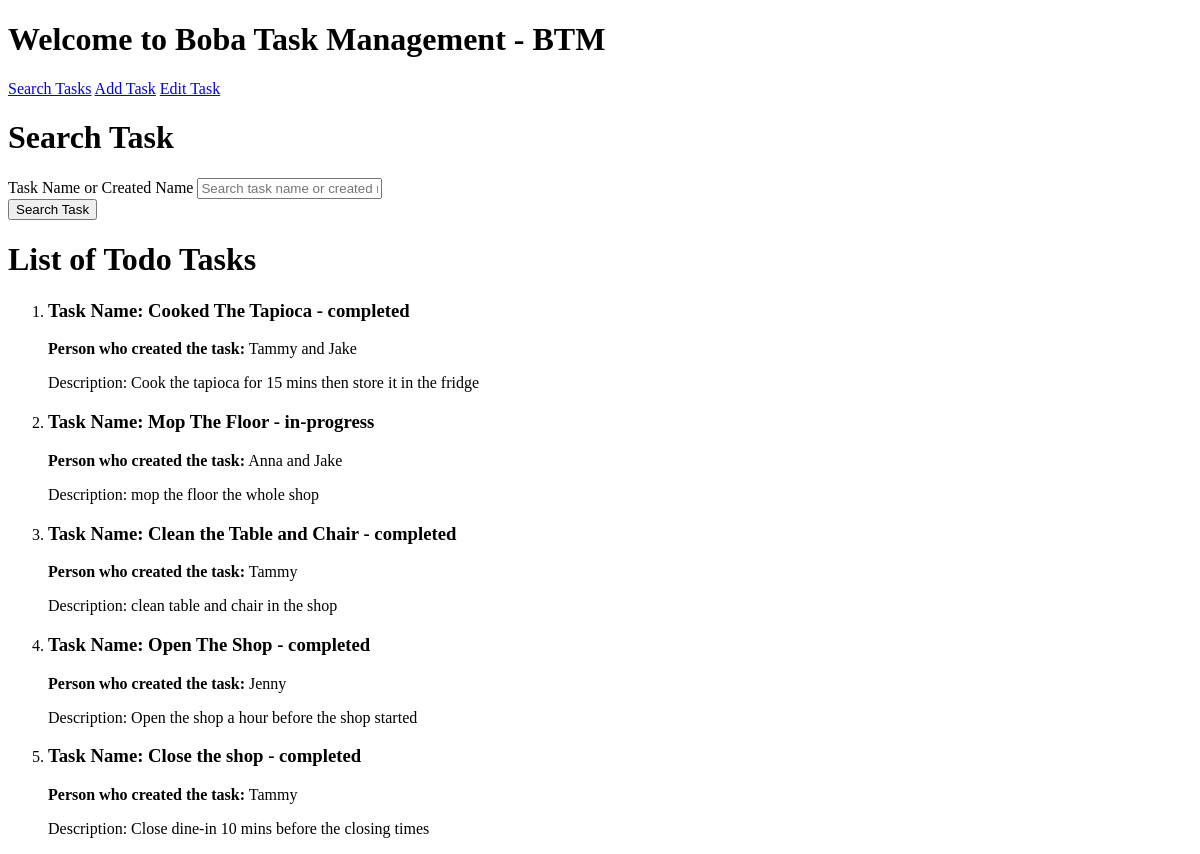
Before: / with the older database file.
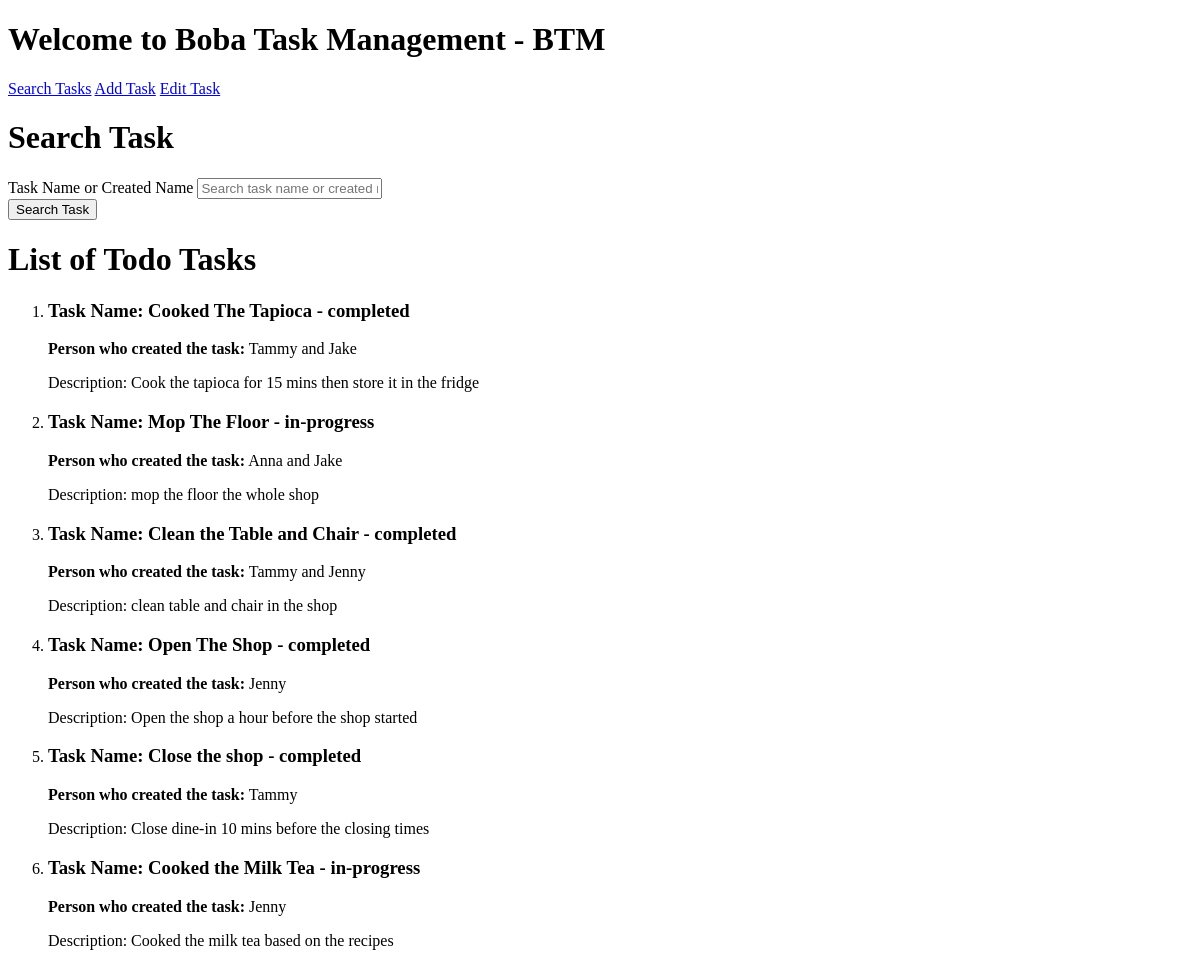
After: the same page with the newer database file.
### myapp/models.py (models this page shows, shortened)
class App(models.Model):
    status_options = [
        ('in-progress', 'In Progress'),
        ('completed', 'Completed'),
    ]
    id = models.AutoField(primary_key=True)
    task = models.CharField(max_length=50)
    task_description = models.CharField(max_length=100, null=True)
    name = models.CharField(max_length=15)
    status = models.CharField(max_length=20, choices=status_options, default="in-progress")

### myapp/views.py (the view)
# urls.py: path('', search_task, name='search_task'),
def search_task(request):
    page_number = request.GET.get("page", 1)
    query = request.GET.get("q", "").strip()
    if request.method == "POST":
        query = request.POST.get("q", "").strip()
        page_number = 1
    if query:
        result = App.objects.filter(Q(task__icontains=query) | Q(name__icontains=query))
    else:
        result = App.objects.all()
    all_tasks = App.objects.all()
    paginator = Paginator(result, 10)
    page_obj = paginator.get_page(page_number)
    return render(request, 'search_task.html', {"result": page_obj, "query": query, "all_tasks": all_tasks})

### myapp/templates/search_task.html (shortened to what this page needs)
{% extends "bases.html" %}
{% block content %}
    <h1>Search Task</h1>
    <div class="search_task">
        <form method="POST">
            <div>
                <label for="q">Task Name or Created Name</label>
                <input type="text" id="q" name="q" placeholder="Search task name or created name" value="{{ query }}">
            </div>
            <button type="submit">Search Task</button>
        </form>
    </div>
    <div class="list_task">
        <h1>List of Todo Tasks</h1>
        <ol>
            {% for task in all_tasks %}
            <li>
                <h3>Task Name: {{ task.task }} - {{ task.status }}</h3>
                <strong>Person who created the task:</strong> {{ task.name }} <br>
                <p>Description: {{ task.task_description}}</p>
            </li>
            {% endfor %}
        </ol>
    </div>
{% endblock %}

Changed rows visible on the page:
changed App "Clean the Table and Chair": name "Tammy" → "Tammy and Jenny"
added App: task "Cooked the Milk Tea", status "in-progress", name "Jenny", task_description "Cooked the milk tea based on the recipes"
